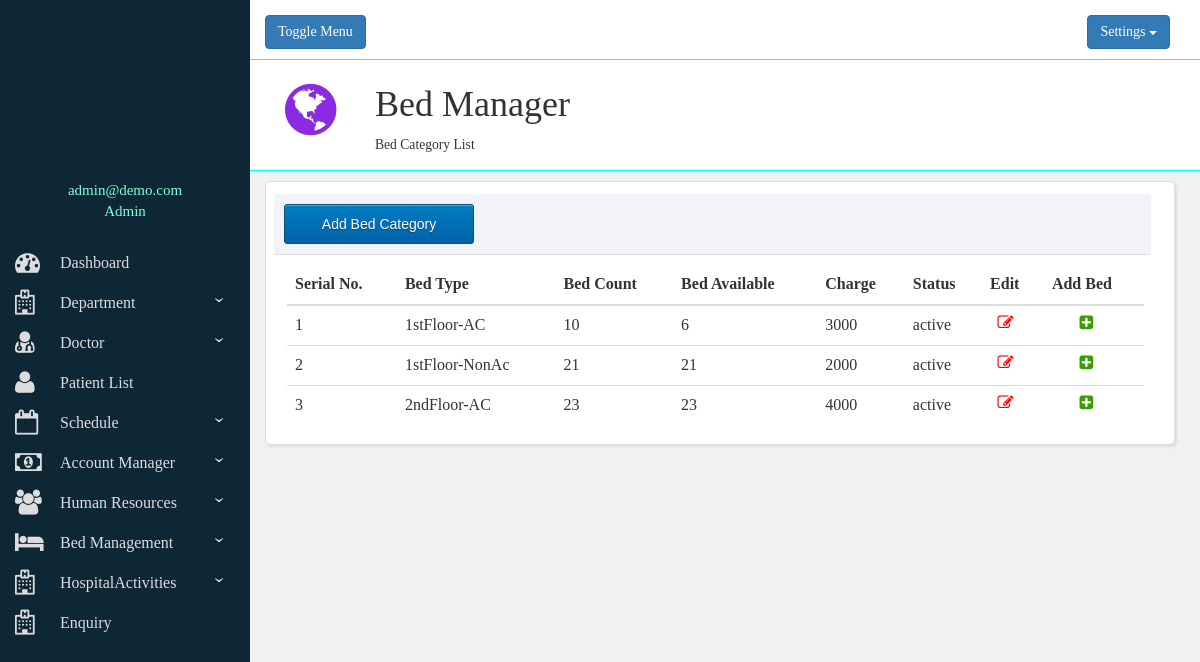
/bed-list.php (signed in), run on the app's committed database.
### tables this page shows
CREATE TABLE `bed` (
  `id` int(11) NOT NULL,
  `type` varchar(20) NOT NULL,
  `description` varchar(100) NOT NULL,
  `charge` varchar(5) NOT NULL,
  `capacity` varchar(3) NOT NULL,
  `avail` int(11) NOT NULL,
  `status` varchar(8) NOT NULL
);

### bed-list.php (the view, shortened to what this page needs)
<?php
 include("structure.php");
?>
        <div id="change">
        	<div class="row bbtm">
              <div class="col-lg-12">
                <div class="header-icon"><i class="fa fa-globe" aria-hidden="true"></i></div>
                  <div class="header-title">
                    <h1>Bed Manager</h1>
                    <small>Bed Category List</small>
                  </div>
              </div>
            </div>
            <div class="container-fluid relative" style="margin-top: 10px;margin-right: 30px;">
        			  <div class="row" style="padding: 10px;">
        			    <div class="col-sm-12 mbutton">
                    <a href="add-bed.php"><input type="button" class="myButton" value="Add Bed Category"></a>
        			    </div>
        			  </div>
        			  <div class="row" id="viewall" style="padding-right: 30px;padding-left: 10px;">
                    <?php
                            require("connection.php");
                            $str="select * from bed;";
                            $result= mysqli_query($con, $str);
                            $s=1;
                    ?>
                    <table class="table table-hover">
                        <thead>
                          <tr>
                            <th>Serial No.</th>
                            <th>Bed Type</th>
                            <th>Bed Count</th>
                            <th>Bed Available</th>
                            <th>Charge</th>
                            <th>Status</th>
                            <th>Edit</th>
                            <th>Add Bed</th>
                        </tr>
                        </thead>
                        <tbody>
                        <?php
                        while ($row= mysqli_fetch_array($result,MYSQLI_ASSOC)){
                            echo "<tr>";
                            echo "<td>".$s."</td>";
                            echo "<td>".$row['type']."</td>";
                            echo "<td>".$row['capacity']."</td>";
                            echo "<td>".$row['avail']."</td>";
                            echo "<td>".$row['charge']."</td>";
                            echo "<td>".$row['status']."</td>";
                            echo "<td style='text-align: center;'>"."<a href='editbed.php?id=$row[id]'><i style='color:red;' class='fa fa-pencil-square-o' aria-hidden='true'></i></a>"."</td>";
                            echo "<td style='text-align: center;'><a href='javascript:addbed(".$row['id'].")'><i style='color:#37a000;' class='fa fa-plus-square' aria-hidden='true'></i></td>";
                            $s++;
                        }
                        ?>
                        </tbody>
                      </table>
        			  </div>
        			</div>
          </div>
      </div>
    </div>
  </div>
</body>

### structure.php (shortened to what this page needs)
<html lang="en">
<head>
  <link rel="stylesheet" href="bootstrap.min.css">
  <link rel="stylesheet" href="page2.css">
  <link href="font-awesome.css" rel="stylesheet"/>
  <link rel="stylesheet" href="css/addacc.css"></link>
</head>
<body id="body" style="margin-top: 0px; overflow-x: hidden;">
  <div id="wrapper">
    <div id="sidebar-wrapper">
      <div class="identity">
          <?php
            echo $_SESSION['email'];
            echo "<br>";
            echo $_SESSION['role'];
          ?>
        </div>
      <ul class="sidebar-nav">
      <li ><a href="page2.php">
          <i class="fa fa-tachometer i_fa" aria-hidden="true"></i>
          <span class="spanfa" >Dashboard</span>
        </li>
        <li class="hassub"><a href="javascript://">
          <i class="fa fa-hospital-o i_fa" aria-hidden="true"></i>
              <span class="spanfa">Department</span>
        </li>
        <li class="hassub"><a href="javascript://">
          <i class="fa fa-user-md i_fa" aria-hidden="true"></i>
              <span class="spanfa">Doctor</span>
        </li>
        <li ><a href="pl.php">
            <i class="fa fa-user i_fa" aria-hidden="true"></i>
            <span class="spanfa" >Patient List</span>
          </li>
        <li class="hassub"><a href="javascript://">
          <i class="fa fa-calendar-o i_fa" aria-hidden="true"></i>
          <span class="spanfa" >Schedule</span>
        </li>
        <li class="hassub"><a href="javascript://">
          <i class="fa fa-money i_fa" aria-hidden="true"></i>
          <span class="spanfa" >Account Manager</span>
        </li>
        <li class="hassub"><a href="javascript://">
          <i class="fa fa-users i_fa" aria-hidden="true"></i>
          <span class="spanfa" >Human Resources</span>
        </li>
        <li class="hassub"><a href="javascript://">
          <i class="fa fa-bed i_fa" aria-hidden="true"></i>
          <span class="spanfa" >Bed Management</span>
        </li>
        <li class="hassub"><a href="javascript://">
          <i class="fa fa-hospital-o i_fa" aria-hidden="true"></i>
          <span class="spanfa" >HospitalActivities</span>
        </li>
        <li ><a href="e.php">
          <i class="fa fa-hospital-o i_fa" aria-hidden="true"></i>
          <span class="spanfa" >Enquiry</span>
        </li>
      </ul>
    </div>
    <div id="page-content-wrapper">
      <div class="container-fluid">
        <div class="row bbtm" style="margin-top: -15px;padding-top: 15px;margin-right: 0px;">
          <div class="col-lg-12">
            <a href="#" class="btn btn-primary" id="menu-toggle">Toggle Menu</a>
            <div class="dropdown" style="padding-right: 20px;float: right;">
              <button class="btn btn-primary dropdown-toggle" type="button" data-toggle="dropdown">Settings
              <span class="caret"></span></button>
            </div>
          </div>
        </div>

### page2.css (style rules this page uses)
#sidebar-wrapper { z-index: 1; position: absolute; width: 250px; height: auto; min-height: 1000px; overflow-y: hidden; background: #0e2735; }
#page-content-wrapper { left: 50px; width: 100%; position: absolute; padding-top: 15px; z-index: 0; background:#f1f1f1; height: auto; min-height: 1000px; padding-left: 200px; padding-right: 30px; }
.sidebar-nav { padding: 0px; list-style: none; }
.sidebar-nav li { text-indent: 10px; line-height: 40px; }
.sidebar-nav li a { display: block; text-decoration: none; color: #ddd; }

### css/addacc.css (style rules this page uses)
div.relative { position:relative; background-color:#FFFFFF; padding-top:10px; padding-left:26px; border-radius:5px; box-shadow: 2px 2px 3px #DDDDDD; border-style:solid; border-color:#DDDDDD; border-width:1px; }
div { font-family:calibri; font-size:16px; }
td { padding-top:10px; }
.mbutton { margin-left:-13px; margin-top:-8px; background-color:#F1F3F6; border-radius:3px; padding:10px; margin-right:5px; border-bottom-width:1px; border-bottom-color:#DDDDDD; border-bottom-style:solid; }
.myButton { -moz-box-shadow:inset 0px 1px 0px 0px #54a3f7; -webkit-box-shadow:inset 0px 1px 0px 0px #54a3f7; box-shadow:inset 0px 1px 0px 0px #54a3f7; background:-webkit-gradient(linear, left top, left bottom, color-stop(0.05, #007dc1), color-stop(1, #0061a7)); background:-moz-linear-gradient(top, #007dc1 5%, #0061a7 100%); background:-webkit-linear-gradient(top, #007dc1 5%, #0061a7 100%); background:-o-linear-gradient(top, #007dc1 5%, #0061a7 100%); background:-ms-linear-gradient(top, #007dc1 5%, #0061a7 100%); background:linear-gradient(to bottom, #007dc1 5%, #0061a7 100%); filter:progid:DXImageTransform.Microsoft.gradient(startColorstr='#007dc1', endColorstr='#0061a7',GradientType=0); background-color:#007dc1; -moz-border-radius:3px; -webkit-border-radius:3px; border-radius:3px; border:1px solid #124d77; display:inline-block; cursor:pointer; color:#ffffff; font-family:Arial; font-size:14px; padding:6px 24px; text-decoration:none; text-shadow:0px 1px 0px #154682; width:190px; height:40px; }

### structure.php (style rules this page uses)
i { padding-right: 15px; font-size: 25px; }
.i_fa { padding-top: 7px; position: absolute; margin-right: 20px; font-size: 25px; margin-left: -5px; }
.spanfa { margin-left: 50px; }
.bbtm { border-bottom-style: solid; padding-bottom: 10px; border-width: 0.2px; border-bottom-color: aqua; background-color: #fff; }
.header-icon { float: left; padding: 20px; color: blueviolet; font-size: 60px; line-height: 60px; }
.header-title { padding: 5px 0px 5px 10px; height: 100px; margin-left: 100px; }
.identity { font-family: cursive; padding-bottom: 20px; color: aquamarine; width: 250px; text-align: center; padding-top: 180px; font-size: 15px; }

### data on the page
bed: type "1stFloor-AC", capacity "10", avail "6", charge "3000", status "active"
bed: type "1stFloor-NonAc", capacity "21", avail "21", charge "2000", status "active"
bed: type "2ndFloor-AC", capacity "23", avail "23", charge "4000", status "active"

### other printed values
$_SESSION['email'] "admin@demo.com"
$_SESSION['role'] "Admin"
